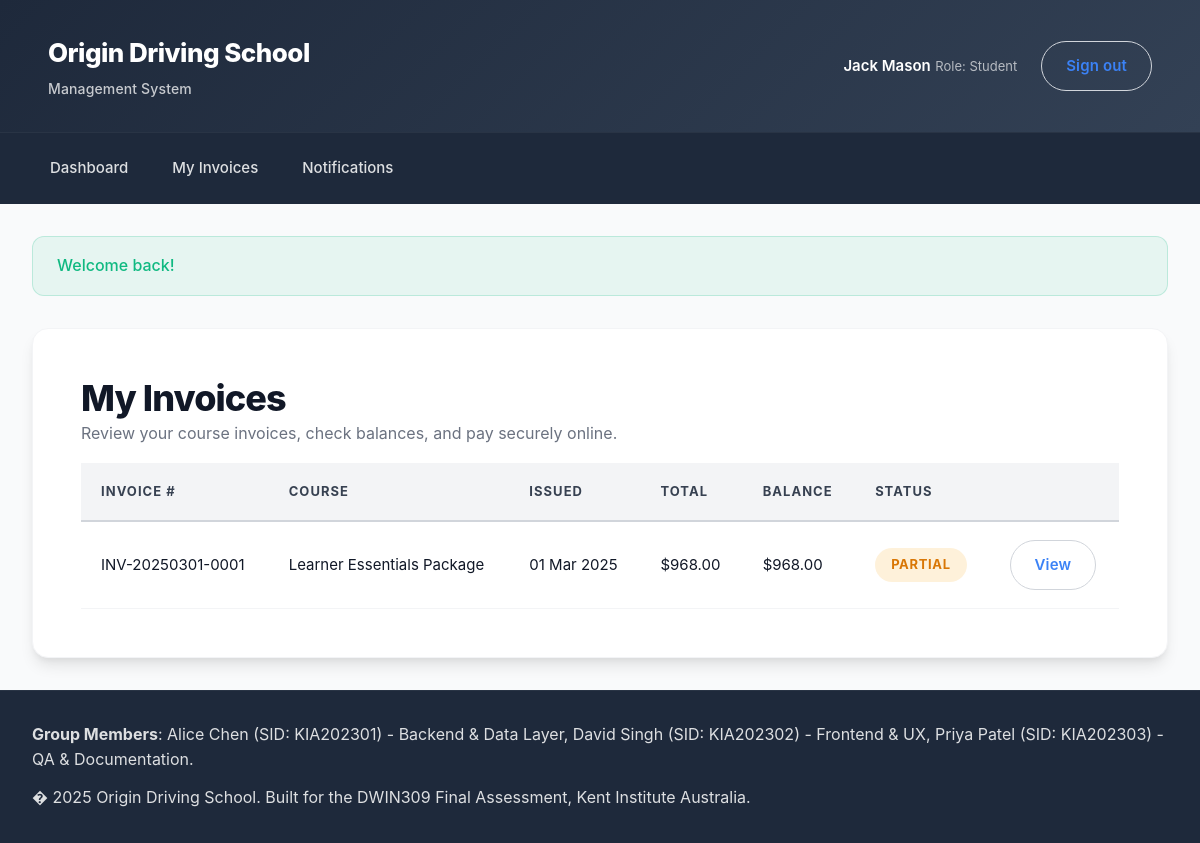
The page /index.php?page=studentinvoices&action=index (signed in) on the database its author committed.
### tables this page shows
CREATE TABLE students (
    id INT UNSIGNED AUTO_INCREMENT PRIMARY KEY,
    user_id INT UNSIGNED NOT NULL,
    branch_id INT UNSIGNED NULL,
    license_number VARCHAR(45) NULL,
    license_status VARCHAR(20) DEFAULT 'Learner',
    license_expiry DATE NULL,
    emergency_contact_name VARCHAR(120) NULL,
    emergency_contact_phone VARCHAR(32) NULL,
    address_line VARCHAR(160) NULL,
    city VARCHAR(80) NULL,
    postcode VARCHAR(12) NULL,
    progress_summary VARCHAR(255) NULL,
    created_at DATETIME DEFAULT CURRENT_TIMESTAMP,
    updated_at DATETIME DEFAULT CURRENT_TIMESTAMP ON UPDATE CURRENT_TIMESTAMP,
    CONSTRAINT fk_students_user FOREIGN KEY (user_id) REFERENCES users(id) ON DELETE CASCADE,
    CONSTRAINT fk_students_branch FOREIGN KEY (branch_id) REFERENCES branches(id) ON DELETE SET NULL
);

CREATE TABLE users (
    id INT UNSIGNED AUTO_INCREMENT PRIMARY KEY,
    role ENUM('admin','staff','instructor','student') NOT NULL,
    first_name VARCHAR(80) NOT NULL,
    last_name VARCHAR(80) NOT NULL,
    email VARCHAR(160) NOT NULL UNIQUE,
    phone VARCHAR(32) NULL,
    password_hash VARCHAR(255) NOT NULL,
    status ENUM('active','archived') NOT NULL DEFAULT 'active',
    branch_id INT UNSIGNED NULL,
    created_at DATETIME DEFAULT CURRENT_TIMESTAMP,
    updated_at DATETIME DEFAULT CURRENT_TIMESTAMP ON UPDATE CURRENT_TIMESTAMP,
    CONSTRAINT fk_users_branch FOREIGN KEY (branch_id) REFERENCES branches(id) ON DELETE SET NULL
);

CREATE TABLE invoices (
    id INT UNSIGNED AUTO_INCREMENT PRIMARY KEY,
    enrollment_id INT UNSIGNED NOT NULL,
    invoice_number VARCHAR(40) NOT NULL UNIQUE,
    issue_date DATE NOT NULL,
    due_date DATE NOT NULL,
    subtotal DECIMAL(10,2) NOT NULL,
    tax_amount DECIMAL(10,2) NOT NULL,
    total DECIMAL(10,2) NOT NULL,
    status ENUM('sent','partial','paid','overdue') DEFAULT 'sent',
    notes TEXT NULL,
    created_at DATETIME DEFAULT CURRENT_TIMESTAMP,
    updated_at DATETIME DEFAULT CURRENT_TIMESTAMP ON UPDATE CURRENT_TIMESTAMP,
    CONSTRAINT fk_invoice_enrollment FOREIGN KEY (enrollment_id) REFERENCES enrollments(id) ON DELETE CASCADE
);

CREATE TABLE courses (
    id INT UNSIGNED AUTO_INCREMENT PRIMARY KEY,
    title VARCHAR(160) NOT NULL,
    description TEXT NULL,
    price DECIMAL(10,2) NOT NULL,
    lesson_count INT UNSIGNED NOT NULL,
    category VARCHAR(80) NULL,
    status ENUM('active','inactive') DEFAULT 'active',
    created_at DATETIME DEFAULT CURRENT_TIMESTAMP,
    updated_at DATETIME DEFAULT CURRENT_TIMESTAMP ON UPDATE CURRENT_TIMESTAMP
);

### app/Core/View.php (called while the page is built, shortened)
<?php
class View
{
    public function render(string $template, array $data = [], string $layout = 'main'): void
    {
        $viewFile = __DIR__ . '/../Views/' . $template . '.php';
        $flash = Session::flash('flash');
        extract($data);
        include $viewFile;
        $content = ob_get_clean();
        $layoutFile = __DIR__ . '/../Views/layouts/' . $layout . '.php';
        include $layoutFile;
    }
}

### app/Core/Controller.php (called while the page is built, shortened)
<?php
abstract class Controller
{
    protected View $view;
    public function __construct()
    {
        $this->view = new View();
        $this->auth = new AuthService();
    }
    protected function render(string $template, array $data = [], string $layout = 'main'): void
    {
        $this->view->render($template, $data, $layout);
    }
}

### app/Controllers/StudentinvoicesController.php (called while the page is built, shortened)
<?php
class StudentinvoicesController extends Controller
{
    private InvoiceModel $invoices;
    private StudentModel $students;
    public function __construct()
    {
        $this->invoices = new InvoiceModel();
        $this->students = new StudentModel();
    }
    public function indexAction(): void
    {
        $student = $this->currentStudent();
        $invoices = $this->invoices->forStudent((int) $student['id'], null);
        $this->render('studentinvoices/index', [
            'pageTitle' => 'My Invoices',
            'student' => $student,
            'invoices' => $invoices,
        ]);
    }
    private function currentStudent(): ?array
    {
        $user = $this->auth->user();
        return $this->students->findByUserId((int) ($user['id'] ?? 0));
    }
}

### app/Core/Router.php (called while the page is built, shortened)
<?php
class Router
{
    public function dispatch(): void
    {
        $action = $_GET['action'] ?? 'index';
        $method = $action . 'Action';
        $controller = new $controllerClass();
        $controller->$method();
    }
}

### index.php (called while the page is built)
<?php
require __DIR__ . '/app/bootstrap.php';
$router = new App\Core\Router();
$router->dispatch();

### app/bootstrap.php (called while the page is built, shortened)
<?php
$config = require __DIR__ . '/config.php';
spl_autoload_register(function (string $class): void {
    $prefix = 'App\\';
    $baseDir = __DIR__ . '/';
    $relativeClass = substr($class, strlen($prefix));
    $file = $baseDir . str_replace('\\', '/', $relativeClass) . '.php';
});
require_once __DIR__ . '/Helpers/helpers.php';

### app/Core/Database.php (called while the page is built, shortened)
<?php
class Database
{
    private static ?PDO $connection = null;
    public static function init(array $config): void
    {
        $dsn = sprintf(
            'mysql:host=%s;port=%d;dbname=%s;charset=%s',
            $config['host'],
            $config['port'],
            $config['database'],
            $config['charset'] ?? 'utf8mb4'
        );
        $options = [
            PDO::ATTR_ERRMODE => PDO::ERRMODE_EXCEPTION,
            PDO::ATTR_DEFAULT_FETCH_MODE => PDO::FETCH_ASSOC,
            PDO::ATTR_EMULATE_PREPARES => false,
        ];
        try {
            self::$connection = new PDO($dsn, $config['username'], $config['password'], $options);
        } catch (PDOException $exception) {
            error_log('Database connection failed: ' . $exception->getMessage());
            throw $exception;
        }
    }
    public static function connection(): PDO
    {
        return self::$connection;
    }
}

### app/Core/Session.php (called while the page is built, shortened)
<?php
class Session
{
    public static function get(string $key, mixed $default = null): mixed
    {
        $segments = explode('.', $key);
        $value = $_SESSION;
        foreach ($segments as $segment) {
            $value = $value[$segment];
        }
        return $value;
    }
    public static function remove(string $key): void
    {
        $segments = explode('.', $key);
    }
    public static function flash(string $key, mixed $default = null): mixed
    {
        $value = self::get($key, $default);
        return $value;
    }
}

### app/Services/AuthService.php (called while the page is built, shortened)
<?php
class AuthService
{
    public function user(): ?array
    {
        return Session::get('auth.user');
    }
}

### app/Core/Model.php (called while the page is built, shortened)
<?php
abstract class Model
{
    public function __construct()
    {
        $this->db = Database::connection();
    }
}

### app/Models/StudentModel.php (called while the page is built, shortened)
<?php
class StudentModel extends Model
{
    public function findByUserId(int $userId): ?array
    {
        $sql = 'SELECT s.*, u.first_name, u.last_name, u.email, u.phone, b.name AS branch_name
                FROM students s
                INNER JOIN users u ON u.id = s.user_id
                LEFT JOIN branches b ON b.id = s.branch_id
                WHERE s.user_id = :user_id
                LIMIT 1';
        $stmt = $this->db->prepare($sql);
        $stmt->execute(['user_id' => $userId]);
        $result = $stmt->fetch();
        return $result === false ? null : $result;
    }
}

### app/Models/InvoiceModel.php (called while the page is built, shortened)
<?php
class InvoiceModel extends Model
{
    public function forStudent(int $studentId, ?int $limit = 5): array
    {
        $sql = 'SELECT i.*, e.student_id, CONCAT(u.first_name, " ", u.last_name) AS student_name, u.id AS student_user_id, c.title AS course_title
                FROM invoices i
                INNER JOIN enrollments e ON e.id = i.enrollment_id
                INNER JOIN students s ON s.id = e.student_id
                INNER JOIN users u ON u.id = s.user_id
                INNER JOIN courses c ON c.id = e.course_id
                WHERE e.student_id = :student_id
                ORDER BY i.issue_date DESC';
        $stmt = $this->db->prepare($sql);
        $stmt->bindValue(':student_id', $studentId, PDO::PARAM_INT);
        $stmt->execute();
        return $stmt->fetchAll();
    }
}

### app/Helpers/helpers.php (called while the page is built, shortened)
<?php
if (!function_exists('e')) {
    function e(string $value): string
    {
        return htmlspecialchars($value, ENT_QUOTES, 'UTF-8');
    }
}
if (!function_exists('route')) {
    function route(string $page, string $action = 'index', array $params = []): string
    {
        $query = array_merge(['page' => $page, 'action' => $action], $params);
        return 'index.php?' . http_build_query($query);
    }
}
if (!function_exists('asset')) {
    function asset(string $path): string
    {
        return 'assets/' . ltrim($path, '/');
    }
}

### app/Views/studentinvoices/index.php (the view)
<?php
$invoices = $invoices ?? [];
?>
<section class="card">
    <h1>My Invoices</h1>
    <p class="muted">Review your course invoices, check balances, and pay securely online.</p>
    <table class="table">
        <thead>
            <tr>
                <th>Invoice #</th>
                <th>Course</th>
                <th>Issued</th>
                <th>Total</th>
                <th>Balance</th>
                <th>Status</th>
                <th></th>
            </tr>
        </thead>
        <tbody>
            <?php if (empty($invoices)): ?>
                <tr>
                    <td colspan="7">No invoices yet. Your invoices will appear here after enrollment approval.</td>
                </tr>
            <?php else: ?>
                <?php foreach ($invoices as $invoice): ?>
                    <?php $balance = (float) ($invoice['balance_due'] ?? ($invoice['total'] ?? 0)); ?>
                    <tr>
                        <td><?= e($invoice['invoice_number']); ?></td>
                        <td><?= e($invoice['course_title'] ?? ''); ?></td>
                        <td><?= e(date('d M Y', strtotime($invoice['issue_date'] ?? 'now'))); ?></td>
                        <td>$<?= e(number_format((float) ($invoice['total'] ?? 0), 2)); ?></td>
                        <td>$<?= e(number_format($balance, 2)); ?></td>
                        <td><span class="status-pill status-<?= e($invoice['status']); ?>"><?= e(ucfirst($invoice['status'])); ?></span></td>
                        <td><a class="button button-secondary" href="<?= route('studentinvoices', 'view', ['id' => $invoice['id']]); ?>">View</a></td>
                    </tr>
                <?php endforeach; ?>
            <?php endif; ?>
        </tbody>
    </table>
</section>

### app/Views/layouts/main.php (shortened to what this page needs)
<?php
$auth = new AuthService();
$user = $auth->user();
$role = $user['role'] ?? null;
$navItems = [
    [
        'label' => 'Dashboard',
        'page' => 'dashboard',
        'action' => 'index',
        'roles' => ['admin', 'staff', 'instructor', 'student']
    ],
    [
        'label' => 'My Invoices',
        'page' => 'studentinvoices',
        'action' => 'index',
        'roles' => ['student']
    ],
    [
        'label' => 'Students',
        'page' => 'students',
        'action' => 'index',
        'roles' => ['admin', 'staff', 'instructor']
    ],
    [
        'label' => 'Enrollment Requests',
        'page' => 'enrollmentrequests',
        'action' => 'index',
        'roles' => ['admin', 'staff', 'instructor']
    ],
    [
        'label' => 'Instructors',
        'page' => 'instructors',
        'action' => 'index',
        'roles' => ['admin', 'staff']
    ],
    [
        'label' => 'Staff',
        'page' => 'staff',
        'action' => 'index',
        'roles' => ['admin']
    ],
    [
        'label' => 'Branches',
        'page' => 'branches',
        'action' => 'index',
        'roles' => ['admin', 'staff']
    ],
    [
        'label' => 'Courses',
        'page' => 'courses',
        'action' => 'index',
        'roles' => ['admin', 'staff']
    ],
    [
        'label' => 'Scheduling',
        'page' => 'schedules',
        'action' => 'index',
        'roles' => ['admin', 'staff', 'instructor']
    ],
    [
        'label' => 'Invoices',
        'page' => 'invoices',
        'action' => 'index',
        'roles' => ['admin', 'staff']
    ],
    [
        'label' => 'Payments',
        'page' => 'payments',
        'action' => 'index',
        'roles' => ['admin', 'staff']
    ],
    [
        'label' => 'Reminders',
        'page' => 'reminders',
        'action' => 'index',
        'roles' => ['admin', 'staff']
    ],
    [
        'label' => 'Fleet',
        'page' => 'fleet',
        'action' => 'index',
        'roles' => ['admin', 'staff']
    ],
    [
        'label' => 'Communications',
        'page' => 'communications',
        'action' => 'index',
        'roles' => ['admin', 'staff']
    ],
    [
        'label' => 'Notifications',
        'page' => 'notifications',
        'action' => 'index',
        'roles' => ['admin', 'staff', 'instructor', 'student']
    ],
    [
        'label' => 'Reports',
        'page' => 'reports',
        'action' => 'index',
        'roles' => ['admin', 'staff']
    ],
];
?>
<!DOCTYPE html>
<html lang="en">
<head>
    <link rel="stylesheet" href="<?= asset('css/style.css'); ?>">
</head>
<body class="app-shell">
<header class="app-header">
    <div class="brand">
        <span class="brand-title">Origin Driving School</span>
        <span class="brand-subtitle">Management System</span>
    </div>
    <div class="user-panel">
        <?php if ($user): ?>
        <div class="user-meta">
            <span class="user-name"><?= e($user['first_name'] . ' ' . $user['last_name']); ?></span>
            <span class="user-role">Role: <?= e(ucfirst($user['role'])); ?></span>
        </div>
        <a class="button button-secondary" href="<?= route('auth', 'logout'); ?>">Sign out</a>
        <?php else: ?>
        <a class="button" href="<?= route('auth', 'login'); ?>">Sign in</a>
        <?php endif; ?>
    </div>
</header>
<?php if ($user): ?>
<nav class="app-nav">
    <?php foreach ($navItems as $item): ?>
        <?php if (in_array($role, $item['roles'], true)): ?>
            <a href="<?= route($item['page'], $item['action']); ?>" class="nav-link"><?= e($item['label']); ?></a>
        <?php endif; ?>
    <?php endforeach; ?>
</nav>
<?php endif; ?>
<main class="app-content">
    <?php if (!empty($flash)): ?>
        <div class="flash-messages">
            <?php foreach ($flash as $type => $message): ?>
                <div class="alert alert-<?= e($type); ?>"><?= e($message); ?></div>
            <?php endforeach; ?>
        </div>
    <?php endif; ?>
    <?= $content; ?>
</main>
<footer class="app-footer">
    <div>
        <strong>Group Members</strong>: Alice Chen (SID: KIA202301) - Backend &amp; Data Layer, David Singh (SID: KIA202302) - Frontend &amp; UX, Priya Patel (SID: KIA202303) - QA &amp; Documentation.
    </div>
    <div>
        � <?= date('Y'); ?> Origin Driving School. Built for the DWIN309 Final Assessment, Kent Institute Australia.
    </div>
</footer>
</body>
</html>

### rows shown on the page
students: user.last_name "Jack Mason"
invoices: invoice_number "INV-20250301-0001", courses.title "Learner Essentials Package", issue_date "01 Mar 2025", total "968.00", status "PARTIAL"

### other values the page prints
$user['role'] "Student"
$item['label'] "Dashboard"
$item['label'] "My Invoices"
$item['label'] "Notifications"
$message "Welcome back!"
